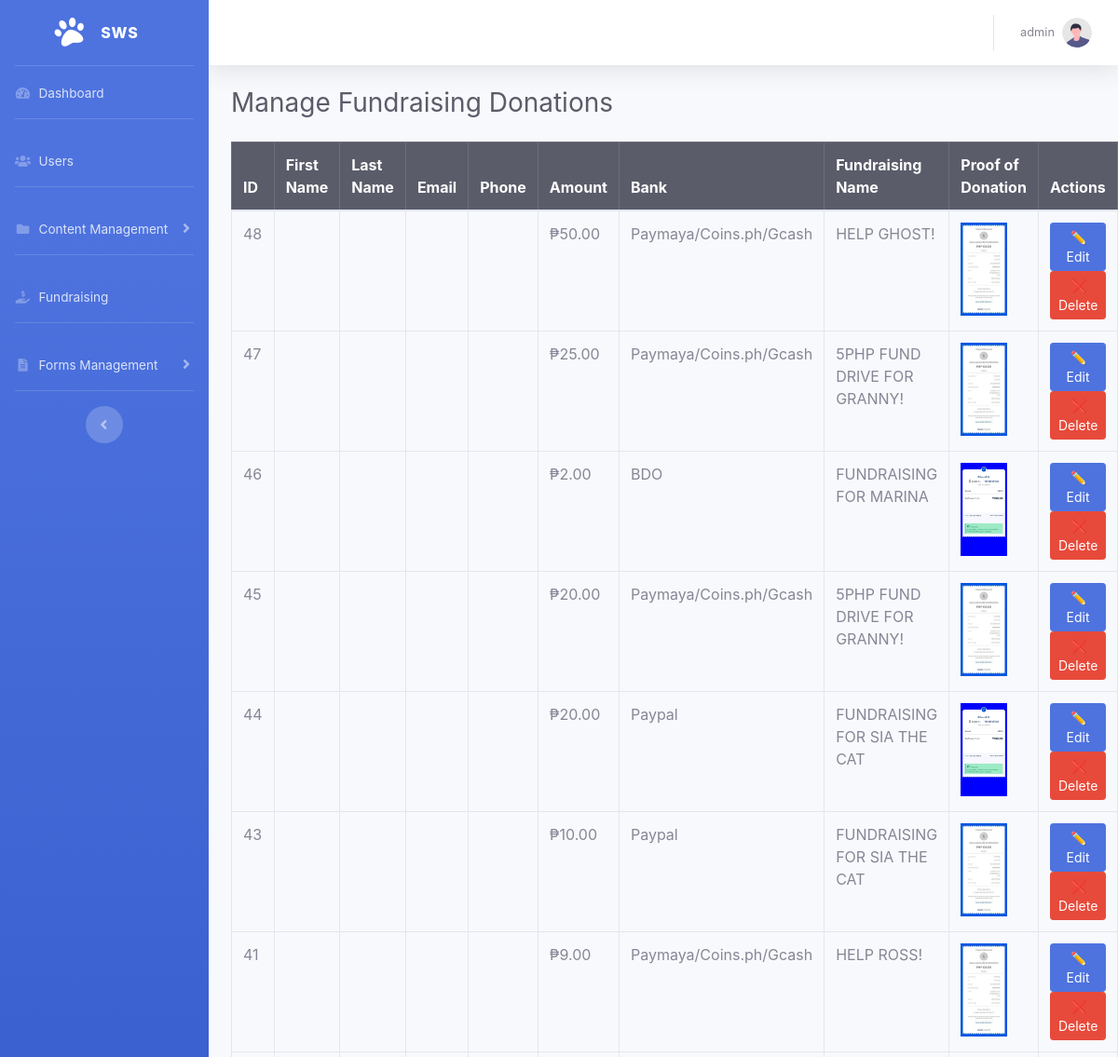
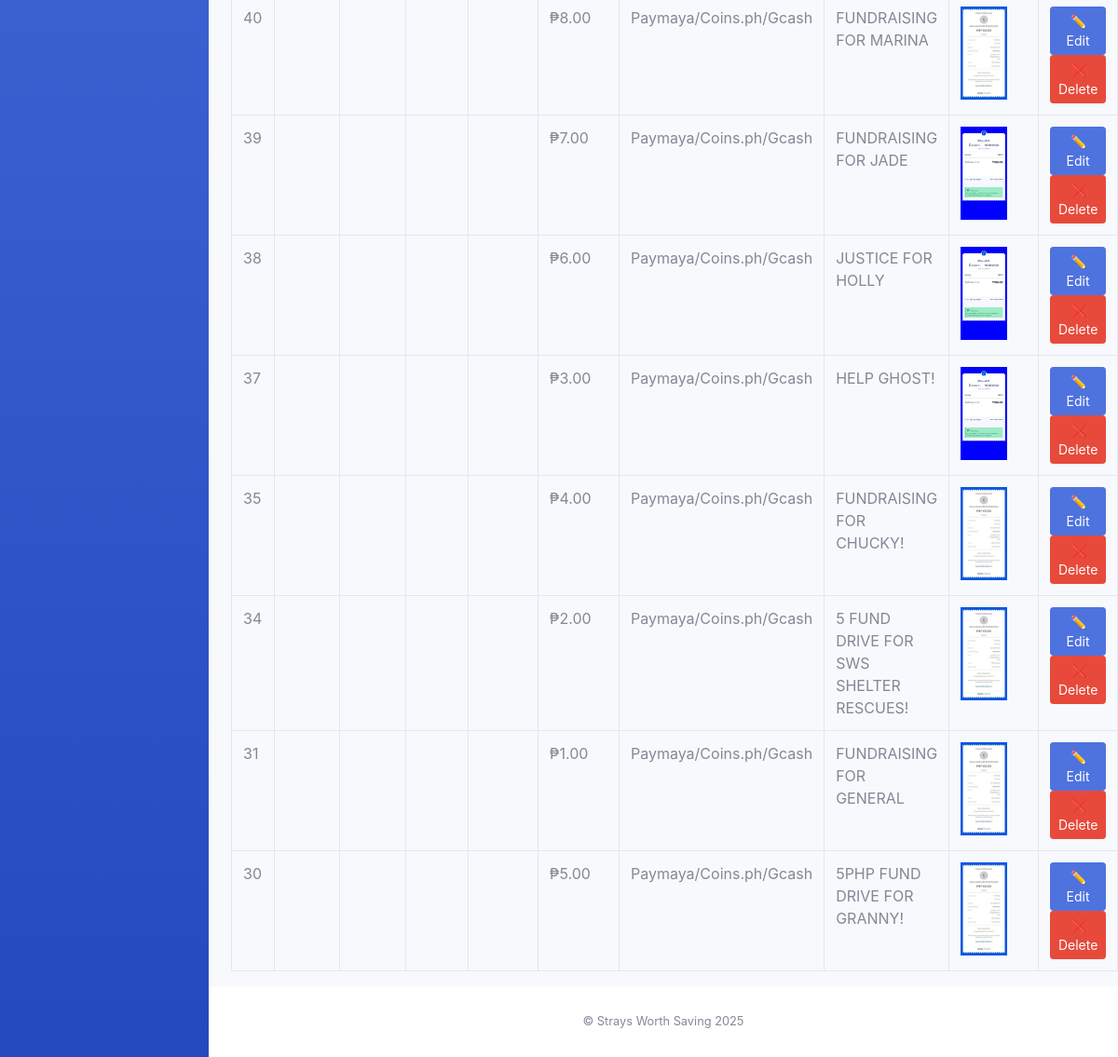
The page /admin/admin_fundraising.php (signed in) on the database its author committed (2 pictures, top to bottom).
### tables this page shows
CREATE TABLE `fundraising_donations` (
  `id` int(11) NOT NULL,
  `first_name` varchar(255) DEFAULT NULL,
  `last_name` varchar(255) DEFAULT NULL,
  `email` varchar(255) DEFAULT NULL,
  `phone` varchar(20) DEFAULT NULL,
  `amount` decimal(10,2) NOT NULL,
  `bank` varchar(255) DEFAULT NULL,
  `proof_of_payment` varchar(255) DEFAULT NULL,
  `fundraising_name` varchar(255) DEFAULT NULL,
  `created_at` timestamp NOT NULL DEFAULT current_timestamp()
);

### admin/admin_fundraising.php (the view, shortened to what this page needs)
<?php
include 'db.php';
$query = "SELECT * FROM fundraising_donations ORDER BY id DESC";
$result = $conn->query($query);
?>
<!DOCTYPE html>
<html lang="en">
<head>
    <link href="vendor/fontawesome-free/css/all.min.css" rel="stylesheet">
    <link href="css/sb-admin-2.min.css" rel="stylesheet">
</head>
<body id="page-top">
    <div id="wrapper">
        <?php include 'admin_sidebar.php'; ?>
        <div id="content-wrapper" class="d-flex flex-column">
            <div id="content">
                <?php include 'admin_topbar.php'; ?>
                <div class="container-fluid">
                    <h1 class="h3 mb-4 text-gray-800">Manage Fundraising Donations</h1>
                    <table class="table table-bordered">
                        <thead class="table-dark">
                            <tr>
                                <th>ID</th>
                                <th>First Name</th>
                                <th>Last Name</th>
                                <th>Email</th>
                                <th>Phone</th>
                                <th>Amount</th>
                                <th>Bank</th>
                                <th>Fundraising Name</th>
                                <th>Proof of Donation</th>
                                <th>Actions</th>
                            </tr>
                        </thead>
                        <tbody>
                            <?php while ($row = $result->fetch_assoc()) : ?>
                                <tr data-id="<?= $row['id']; ?>">
                                    <td><?= $row['id']; ?></td>
                                    <td class="editable" data-field="first_name"><?= htmlspecialchars($row['first_name']); ?></td>
                                    <td class="editable" data-field="last_name"><?= htmlspecialchars($row['last_name']); ?></td>
                                    <td class="editable" data-field="email"><?= htmlspecialchars($row['email']); ?></td>
                                    <td class="editable" data-field="phone"><?= htmlspecialchars($row['phone']); ?></td>
                                    <td class="editable" data-field="amount">₱<?= number_format($row['amount'], 2); ?></td>
                                    <td class="editable" data-field="bank"><?= htmlspecialchars($row['bank']); ?></td>
                                    <td><?= htmlspecialchars($row['fundraising_name']); ?></td>
                                    <td>
                                        <?php if (!empty($row['proof_of_payment'])) : ?>
                                            <a href="<?= $row['proof_of_payment']; ?>" target="_blank">
                                                <img src="<?= $row['proof_of_payment']; ?>" class="proof-of-payment" alt="Proof">
                                            </a>
                                        <?php else : ?>
                                            No File
                                        <?php endif; ?>
                                    </td>
                                    <td class="actions">
                                        <button class="btn btn-primary btn-sm edit-btn">✏️ Edit</button>
                                        <button class="btn btn-danger btn-sm delete-btn">❌ Delete</button>
                                    </td>
                                </tr>
                            <?php endwhile; ?>
                        </tbody>
                    </table>
                </div>
            </div>
            <footer class="sticky-footer bg-white">
                <div class="container my-auto">
                    <div class="copyright text-center my-auto">
                        <span>&copy; Strays Worth Saving 2025</span>
                    </div>
                </div>
            </footer>
        </div>
    </div>
</body>
</html>

### admin/admin_sidebar.php (shortened to what this page needs)
<ul class="navbar-nav bg-gradient-primary sidebar sidebar-dark accordion" id="accordionSidebar">
    <a class="sidebar-brand d-flex align-items-center justify-content-center" href="admin_dashboard.php">
        <div class="sidebar-brand-icon rotate-n-15">
            <i class="fas fa-paw"></i>
        </div>
        <div class="sidebar-brand-text mx-3">SWS</div>
    </a>
    <hr class="sidebar-divider my-0">
    <li class="nav-item">
        <a class="nav-link" href="admin_dashboard.php">
            <i class="fas fa-fw fa-tachometer-alt"></i>
            <span>Dashboard</span></a>
    </li>
    <hr class="sidebar-divider">
    <li class="nav-item">
        <a class="nav-link" href="users.php">
            <i class="fas fa-fw fa-users"></i>
            <span>Users</span></a>
    </li>
    <hr class="sidebar-divider">
    <li class="nav-item">
        <a class="nav-link collapsed" href="#" data-toggle="collapse" data-target="#collapseContentManagement"
            aria-expanded="true" aria-controls="collapseContentManagement">
            <i class="fas fa-fw fa-folder"></i>
            <span>Content Management</span>
        </a>
    </li>
    <hr class="sidebar-divider">
    <li class="nav-item">
        <a class="nav-link" href="admin_fundraising.php">
            <i class="fas fa-fw fa-hand-holding-usd"></i>
            <span>Fundraising</span></a>
    </li>
    <hr class="sidebar-divider">
    <li class="nav-item">
        <a class="nav-link collapsed" href="#" data-toggle="collapse" data-target="#collapseFormsManagement"
            aria-expanded="true" aria-controls="collapseFormsManagement">
            <i class="fas fa-fw fa-file-alt"></i>
            <span>Forms Management</span>
        </a>
    </li>
    <hr class="sidebar-divider d-none d-md-block">
    <div class="text-center d-none d-md-inline">
        <button class="rounded-circle border-0" id="sidebarToggle"></button>
    </div>
</ul>

### admin/admin_topbar.php (shortened to what this page needs)
<nav class="navbar navbar-expand navbar-light bg-white topbar mb-4 static-top shadow">
    <ul class="navbar-nav ml-auto">
        <li class="nav-item dropdown no-arrow">
            <a class="nav-link dropdown-toggle" href="#" id="userDropdown" role="button"
                data-toggle="dropdown" aria-haspopup="true" aria-expanded="false">
                <span class="mr-2 d-none d-lg-inline text-gray-600 small"><?php echo $_SESSION['username']; ?></span>
                <img class="img-profile rounded-circle" src="img/undraw_profile.svg">
            </a>
        </li>
    </ul>
</nav>

### admin/admin_fundraising.php (style rules this page uses)
.actions { width: 15%; }
.proof-of-payment { max-width: 100px; max-height: 100px; cursor: pointer; transition: transform 0.2s; }

### rows shown on the page
fundraising_donations: id "48", amount "50.00", bank "Paymaya/Coins.ph/Gcash", fundraising_name "HELP GHOST!", proof_of_payment (picture)
fundraising_donations: id "47", amount "25.00", bank "Paymaya/Coins.ph/Gcash", fundraising_name "5PHP FUND DRIVE FOR GRANNY!", proof_of_payment (picture)
fundraising_donations: id "46", amount "2.00", bank "BDO", fundraising_name "FUNDRAISING FOR MARINA", proof_of_payment (picture)
fundraising_donations: id "45", amount "20.00", bank "Paymaya/Coins.ph/Gcash", fundraising_name "5PHP FUND DRIVE FOR GRANNY!", proof_of_payment (picture)
fundraising_donations: id "44", amount "20.00", bank "Paypal", fundraising_name "FUNDRAISING FOR SIA THE CAT", proof_of_payment (picture)
fundraising_donations: id "43", amount "10.00", bank "Paypal", fundraising_name "FUNDRAISING FOR SIA THE CAT", proof_of_payment (picture)
fundraising_donations: id "41", amount "9.00", bank "Paymaya/Coins.ph/Gcash", fundraising_name "HELP ROSS!", proof_of_payment (picture)
fundraising_donations: id "40", amount "8.00", bank "Paymaya/Coins.ph/Gcash", fundraising_name "FUNDRAISING FOR MARINA", proof_of_payment (picture)
fundraising_donations: id "39", amount "7.00", bank "Paymaya/Coins.ph/Gcash", fundraising_name "FUNDRAISING FOR JADE", proof_of_payment (picture)
fundraising_donations: id "38", amount "6.00", bank "Paymaya/Coins.ph/Gcash", fundraising_name "JUSTICE FOR HOLLY", proof_of_payment (picture)
fundraising_donations: id "37", amount "3.00", bank "Paymaya/Coins.ph/Gcash", fundraising_name "HELP GHOST!", proof_of_payment (picture)
fundraising_donations: id "35", amount "4.00", bank "Paymaya/Coins.ph/Gcash", fundraising_name "FUNDRAISING FOR CHUCKY!", proof_of_payment (picture)
fundraising_donations: id "34", amount "2.00", bank "Paymaya/Coins.ph/Gcash", fundraising_name "5 FUND DRIVE FOR SWS SHELTER RESCUES!", proof_of_payment (picture)
fundraising_donations: id "31", amount "1.00", bank "Paymaya/Coins.ph/Gcash", fundraising_name "FUNDRAISING FOR GENERAL", proof_of_payment (picture)
fundraising_donations: id "30", amount "5.00", bank "Paymaya/Coins.ph/Gcash", fundraising_name "5PHP FUND DRIVE FOR GRANNY!", proof_of_payment (picture)

### other values the page prints
$_SESSION['username'] "admin"
